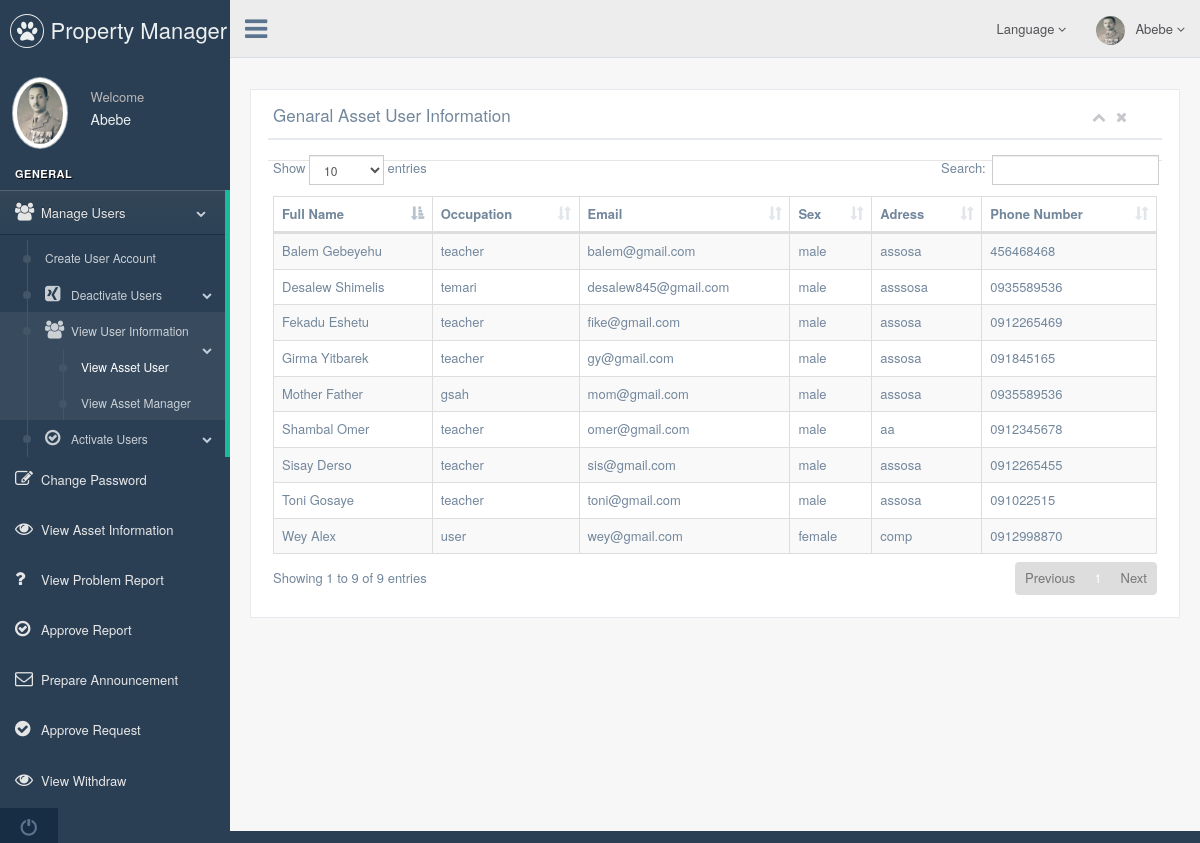
Screenshot of /aufams/property_manager/view_asset_user.php (signed in) with the database file from the repository.
### tables this page shows
CREATE TABLE IF NOT EXISTS `asset_user` (
  `ID` int(11) NOT NULL,
  `F_NAME` varchar(50) NOT NULL,
  `M_NAME` varchar(50) NOT NULL,
  `WORK_TYPE` varchar(50) NOT NULL,
  `EMAIL` varchar(50) NOT NULL,
  `SEX` varchar(50) NOT NULL,
  `ADRESS` varchar(50) NOT NULL,
  `PHONE` varchar(50) NOT NULL,
  `PROFILE` varchar(500) NOT NULL,
  `STATUS` int(11) NOT NULL DEFAULT '0'
);

### aufams/Language/English.php (called while the page is built, shortened)
<?php
$ln_email='Email';
$ln_language='Language';
$ln_viewWithdraw="View Withdraw";
$ln_propertyMangerApproveRequest="Approve Request";
$ln_welcome='Welcome';
$ln_general='General';
$ln_viewAssetInformation='View Asset Information';
$ln_logout='Logout';
$ln_changePassword='Change Password';
$ln_propertyManger=' Property Manager';
$ln_propertyMangerManageUsers='Manage Users';
$ln_propertyMangerViewproblemreport='View Problem Report';
$ln_propertyManagerApproveReport='Approve Report';
$ln_propertyMangerPrepareAnnouncement='Prepare Announcement';
$ln_propertyMangerCreateAccount="Create User Account";
$ln_propertyMangerDeactivateUser='Deactivate Users';
$ln_propertyMangerActivateUser='Activate Users';
$ln_propertyMangerViewUser='View User Information';
$ln_propertyMangerViewAssetUser='View Asset User';
$ln_propertyMangerviewAssetManager='View Asset Manager';
$ln_propertyMangerViewUserFullname='Full Name';
$ln_propertyMangerViewUseroccupation='Occupation';
$ln_propertyMangerViewUserPhone='Phone Number';
$ln_propertyMangerViewUserAdress='Adress';
$ln_propertyMangerViewUserSex='Sex';
$ln_propertyMangerViewUserTitle='Genaral Asset User Information';
?>

### aufams/property_manager/view_asset_user.php (the view, shortened to what this page needs)
<!DOCTYPE html>
<?php
include 'all.php';
?>
<html lang="en">
    <head>
        <link href="../vendors/bootstrap/dist/css/bootstrap.min.css" rel="stylesheet">
        <link href="../vendors/font-awesome/css/font-awesome.min.css" rel="stylesheet">
        <link href="../vendors/datatables.net-bs/css/dataTables.bootstrap.min.css" rel="stylesheet">
        <link href="../vendors/datatables.net-buttons-bs/css/buttons.bootstrap.min.css" rel="stylesheet">
        <link href="../build/css/custom.css" rel="stylesheet">
    </head>
    <body class="nav-md footer_fixed">
        <div class="container body">
            <div class="main_container">
                <div class="col-md-3 left_col">
                    <div class="left_col scroll-view">
                        <div class="navbar nav_title" style="border: 0;">
                            <a href="index.php" class="site_title"><i class="fa fa-paw"></i> <span><?php echo $ln_propertyManger; ?></span></a>
                        </div>
                        <div class="profile clearfix">
                            <div class="profile_pic">
                                <img src="<?php echo $_SESSION['image']; ?>" alt="..." class="img-circle profile_img">
                            </div>
                            <div class="profile_info">
                                <span><?php echo $ln_welcome; ?></span>
                                <h2><?php echo ucfirst($_SESSION['fname']); ?></h2>
                            </div>
                        </div>
                        <br />
                        <div id="sidebar-menu" class="main_menu_side hidden-print main_menu">
                            <div class="menu_section">
                                <h3><?php echo $ln_general; ?></h3>
                                <ul class="nav side-menu">
                                    <li><a><i class="fa fa-users"></i><?php echo $ln_propertyMangerManageUsers; ?> <span class="fa fa-chevron-down"></span></a>
                                        <ul class="nav child_menu">
                                            <li><a href="create_account.php"><?php echo $ln_propertyMangerCreateAccount; ?></a></li>
                                            <li><a><i class="fa fa-xing-square"></i><?php echo $ln_propertyMangerDeactivateUser; ?><span class="fa fa-chevron-down"></span></a>
                                            </li>
                                            <li><a><i class="fa fa-users"></i><?php echo $ln_propertyMangerViewUser; ?> <span class="fa fa-chevron-down"></span></a>
                                                <ul class="nav child_menu">
                                                    <li><a href="view_asset_user.php"><?php echo $ln_propertyMangerViewAssetUser; ?></a></li>
                                                    <li><a href="View_asset_manager.php"><?php echo $ln_propertyMangerviewAssetManager; ?></a></li>
                                                </ul>
                                            </li>
                                            <li><a><i class="fa fa-check-circle-o"></i><?php echo $ln_propertyMangerActivateUser; ?><span class="fa fa-chevron-down"></span></a>
                                            </li>
                                        </ul>
                                    </li>
                                    <li><a href="change_password.php"><i class="fa fa-edit"></i><?php echo $ln_changePassword; ?></a></li>
                                    <li><a href="view_asset.php"><i class="fa fa-eye"></i><?php echo $ln_viewAssetInformation; ?></a></li>
                                    <li><a href="view_Problem_report.php"><i class="fa fa-question"></i><?php echo $ln_propertyMangerViewproblemreport; ?></a></li>
                                    <li><a href="approve_report.php"><i class="fa fa-check-circle-o"></i><?php echo $ln_propertyManagerApproveReport; ?></a></li>
                                    <li><a href="prepare_announcement.php"><i class="fa fa-envelope-o"></i><?php echo $ln_propertyMangerPrepareAnnouncement; ?></a></li>
                                    <li><a href="approve_request.php"><i class="fa fa-check-circle"></i><?php echo $ln_propertyMangerApproveRequest; ?></a></li>
                                    <li><a href="view_withdraw.php"><i class="fa fa-eye"></i><?php echo $ln_viewWithdraw; ?></a></li>
                            </div>
                        </div>
                        <div class="sidebar-footer hidden-small">
                            <a data-toggle="tooltip" data-placement="top" title="<?php echo $ln_logout; ?>" href="../logout.php">
                                <span class="glyphicon glyphicon-off" aria-hidden="true"></span>
                            </a>
                        </div>
                    </div>
                </div>
                <div class="top_nav">
                    <div class="nav_menu">
                        <nav>
                            <div class="nav toggle">
                                <a id="menu_toggle"><i class="fa fa-bars"></i></a>
                            </div>
                            <ul class="nav navbar-nav navbar-right">
                                <li class="">
                                    <a href="javascript:;" class="user-profile dropdown-toggle" data-toggle="dropdown" aria-expanded="false">
                                        <img src="<?php echo $_SESSION['image']; ?>" alt=""><?php echo ucfirst($_SESSION['fname']); ?>
                                        <span class=" fa fa-angle-down"></span>
                                    </a>
                                </li>
                                <li class="">
                                    <a href="javascript:;" class="user-profile dropdown-toggle" data-toggle="dropdown" aria-expanded="false">
<?php echo $ln_language; ?>
                                        <span class=" fa fa-angle-down"></span>
                                    </a>
                                </li>
                            </ul>
                        </nav>
                    </div>
                </div>
                <div class="right_col" role="main">
                    <div class="">
                        <div class="page-title">
                            <div class="title_left">
                            </div>
                            <div class="title_right">
                                <div class="col-md-5 col-sm-5 col-xs-12 form-group pull-right top_search">
                                </div>
                            </div>
                        </div>
                        <div class="clearfix"></div>
                        <div class="row">
                            <div class="col-md-12 col-sm-12 col-xs-12">
                                <div class="x_panel">
                                    <div class="x_title">
                                        <h2><?php echo $ln_propertyMangerViewUserTitle; ?></h2>
                                        <ul class="nav navbar-right panel_toolbox">
                                            <li><a class="collapse-link"><i class="fa fa-chevron-up"></i></a>
                                            </li>
                                            <li><a class="close-link"><i class="fa fa-close"></i></a>
                                            </li>
                                        </ul>
                                        <div class="clearfix"></div>
                                    </div>
                                    <div class="x_content">
                                        <table id="datatable" class="table table-striped table-bordered">
                                            <thead>
                                                <tr>
                                                    <th><?php echo $ln_propertyMangerViewUserFullname; ?></th>
                                                    <th><?php echo $ln_propertyMangerViewUseroccupation; ?></th>
                                                    <th><?php echo $ln_email; ?></th>
                                                    <th><?php echo $ln_propertyMangerViewUserSex; ?></th>
                                                    <th><?php echo $ln_propertyMangerViewUserAdress; ?></th>
                                                    <th><?php echo $ln_propertyMangerViewUserPhone; ?></th>
                                                </tr>
                                            </thead>
                                            <tbody>
<?php
$resul = mysql_query("SELECT * FROM asset_user where STATUS=0");
while ($res = mysql_fetch_assoc($resul)) {
    ?>
                                                    <tr class="record">
                                                        <td><?php echo ucfirst($res['F_NAME']) . ' ' . ucfirst($res['M_NAME']); ?></td>
                                                        <td><?php echo $res['WORK_TYPE']; ?></td>
                                                        <td><?php echo $res['EMAIL']; ?></td>
                                                        <td><?php echo $res['SEX']; ?></td>
                                                        <td><?php echo $res['ADRESS']; ?></td>
                                                        <td><?php echo $res['PHONE']; ?></td>
                                                    </tr>
    <?php
}
?>
                                            </tbody>
                                        </table>
                                    </div>
                                    <div class="ln_solid"></div>
                                </div>
                            </div>
                        </div>
                    </div>
                </div>
            </div>
        </div>
    </body>
</html>

### rows the page displays
asset_user: F_NAME "Shambal", M_NAME "Omer", WORK_TYPE "teacher", EMAIL "omer@gmail.com", SEX "male", ADRESS "aa", PHONE "0912345678"
asset_user: F_NAME "Girma", M_NAME "Yitbarek", WORK_TYPE "teacher", EMAIL "gy@gmail.com", SEX "male", ADRESS "assosa", PHONE "091845165"
asset_user: F_NAME "Desalew", M_NAME "Shimelis", WORK_TYPE "temari", EMAIL "desalew845@gmail.com", SEX "male", ADRESS "asssosa", PHONE "0935589536"
asset_user: F_NAME "Mother", M_NAME "Father", WORK_TYPE "gsah", EMAIL "mom@gmail.com", SEX "male", ADRESS "assosa", PHONE "0935589536"
asset_user: F_NAME "Fekadu", M_NAME "Eshetu", WORK_TYPE "teacher", EMAIL "fike@gmail.com", SEX "male", ADRESS "assosa", PHONE "0912265469"
asset_user: F_NAME "Balem", M_NAME "Gebeyehu", WORK_TYPE "teacher", EMAIL "balem@gmail.com", SEX "male", ADRESS "assosa", PHONE "456468468"
asset_user: F_NAME "Toni", M_NAME "Gosaye", WORK_TYPE "teacher", EMAIL "toni@gmail.com", SEX "male", ADRESS "assosa", PHONE "091022515"
asset_user: F_NAME "Sisay", M_NAME "Derso", WORK_TYPE "teacher", EMAIL "sis@gmail.com", SEX "male", ADRESS "assosa", PHONE "0912265455"
asset_user: F_NAME "Wey", M_NAME "Alex", WORK_TYPE "user", EMAIL "wey@gmail.com", SEX "female", ADRESS "comp", PHONE "0912998870"

### other values shown
$ln_propertyManger "Property Manager"
$ln_welcome "Welcome"
$_SESSION['fname'] "Abebe"
$ln_general "GENERAL"
$ln_propertyMangerManageUsers "Manage Users"
$ln_propertyMangerCreateAccount "Create User Account"
$ln_propertyMangerDeactivateUser "Deactivate Users"
$ln_propertyMangerViewUser "View User Information"
$ln_propertyMangerViewAssetUser "View Asset User"
$ln_propertyMangerviewAssetManager "View Asset Manager"
$ln_propertyMangerActivateUser "Activate Users"
$ln_changePassword "Change Password"
$ln_viewAssetInformation "View Asset Information"
$ln_propertyMangerViewproblemreport "View Problem Report"
$ln_propertyManagerApproveReport "Approve Report"
